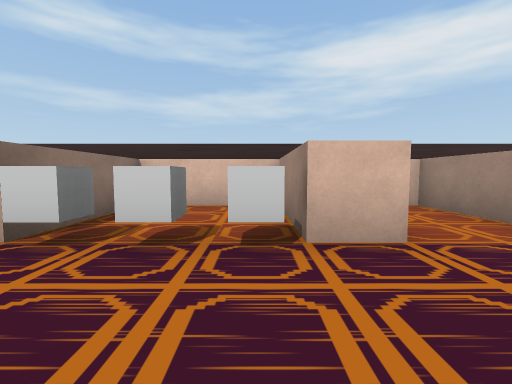
[1] (above)

22 first-person views from a walk through a scene from a Unity 3-D project. The camera is 0.68 m above the floor, tilts 4° down and sees 90° across. The floor is counted in squares, 1 m on a side. Each view is taken from the middle of a square. On the plan, view 1 faces up. The plan holds only what a view shows up to about 9 squares ahead; the rest is blank. The place goes on beyond the plan. The player is left out. Some surface patterns are stand-ins.

[2]
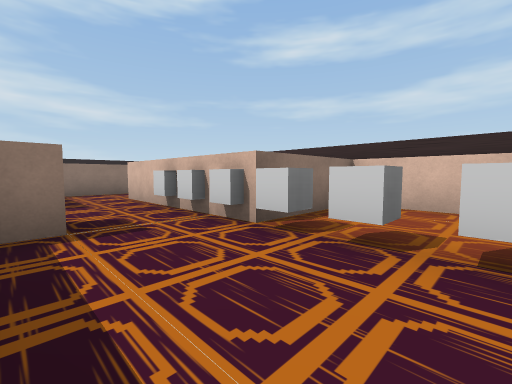

[3]
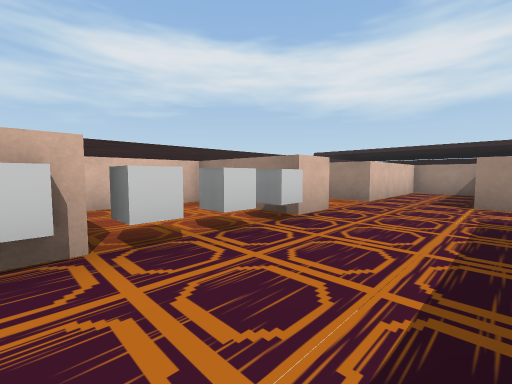

[4]
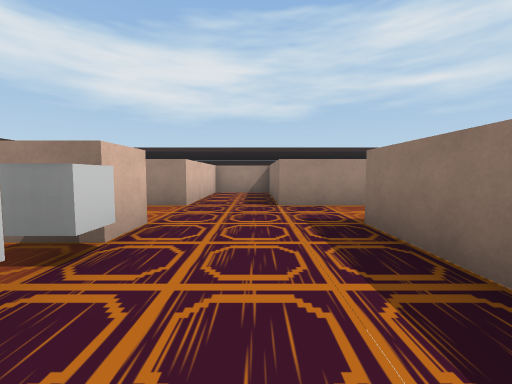

[5]
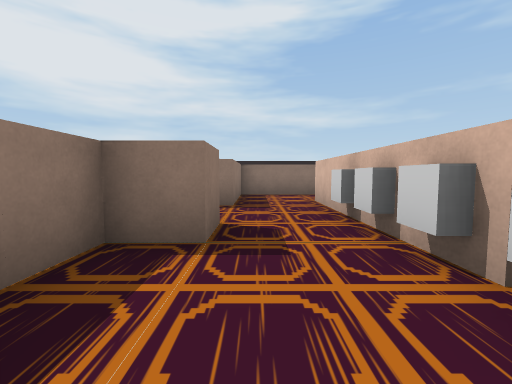

[6]
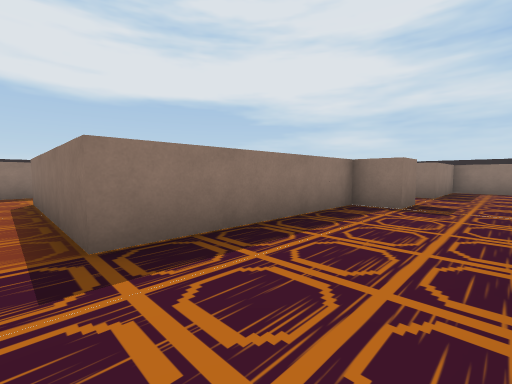

[7]
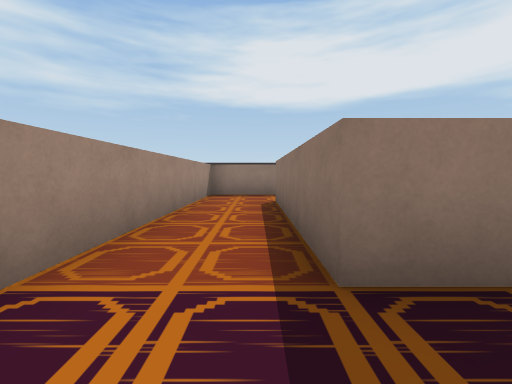

[8]
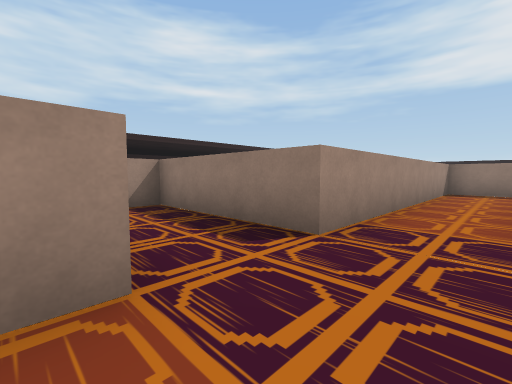

[9]
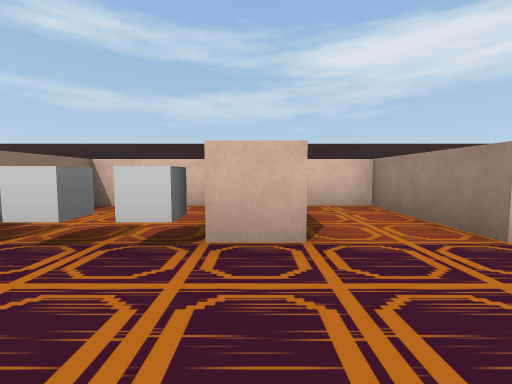

[10]
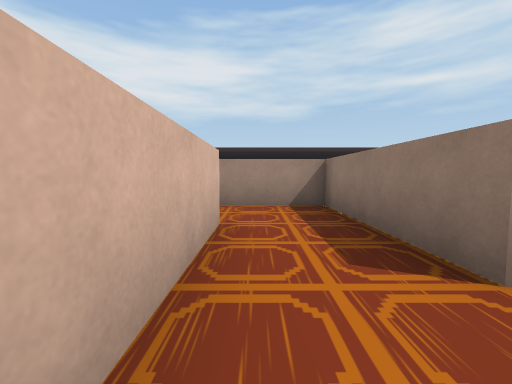

[11]
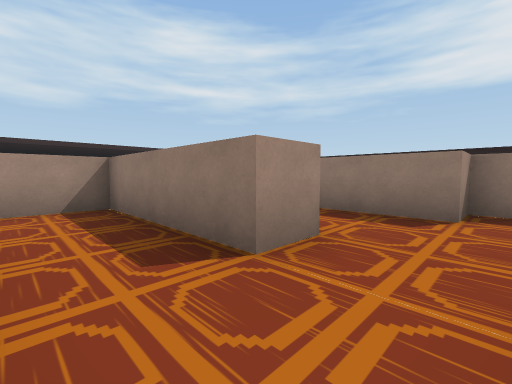

[12]
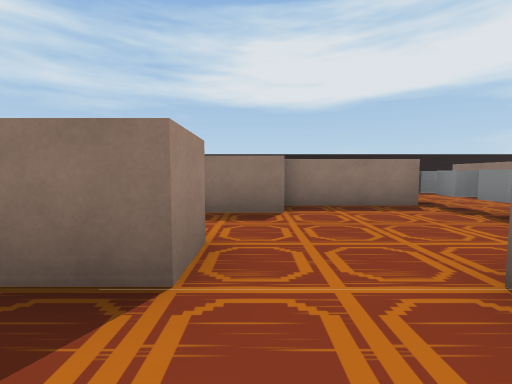

[13]
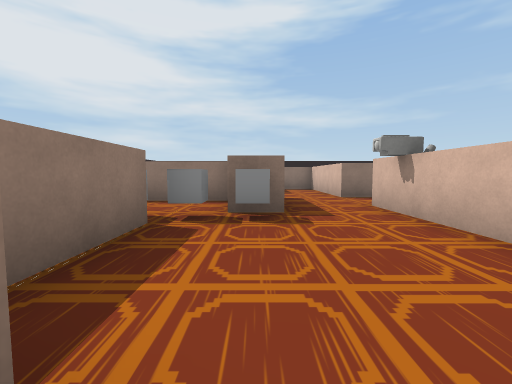

[14]
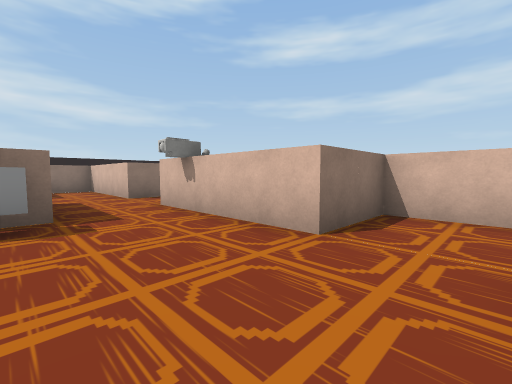

[15]
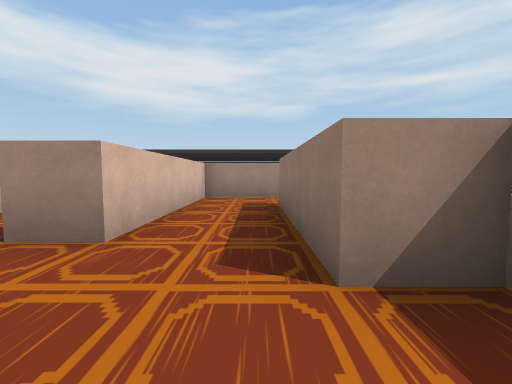

[16]
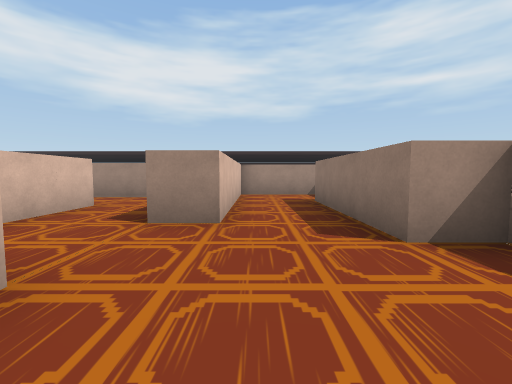

[17]
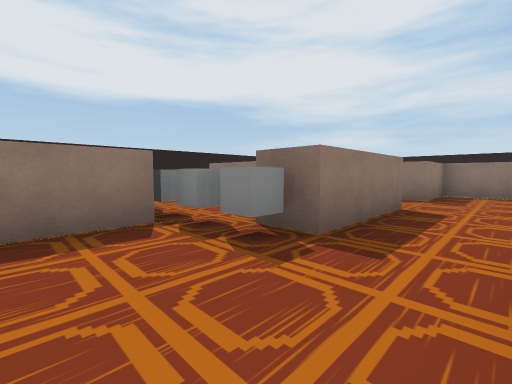

[18]
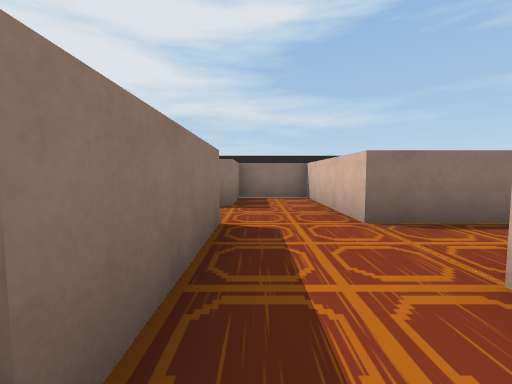

[19]
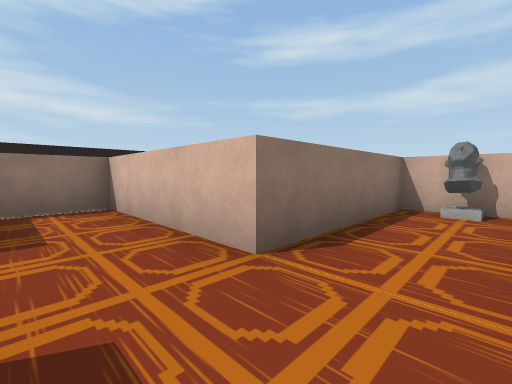

[20]
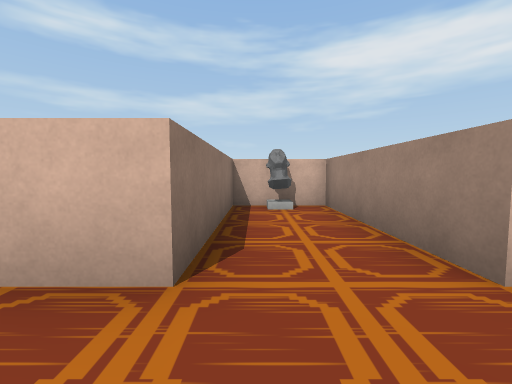

[21]
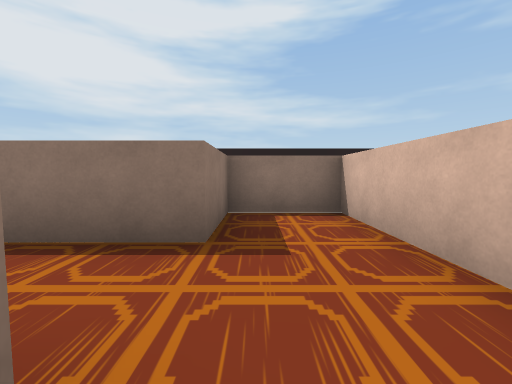

[22]
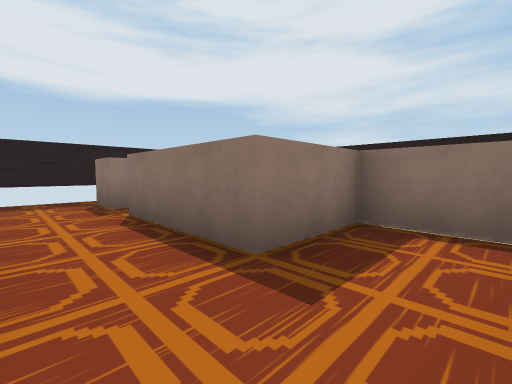

### Floor plan
Points are (right, up) in squares from view 1. A wall is a line through its corners. A room is listed if a view was taken in it or the views show most of it. See-through windows are left out.
Room 1 (views 1, 2, 3, 4, 5, 6, 7, 8, 9)
walls: (1.6, 2.5) (0.5, 2.5) (0.5, 5.5) (-2.5, 5.5) (-2.5, 2.5) (-6.5, 2.5); (-4.5, 0.5) (-3.5, 0.5) (-3.5, -0.5) (1.5, -0.5) (1.5, -5.5) (-0.5, -5.5); (-6.5, 0.5) (-6.5, 0); (-0.5, -7.5) (3.5, -7.5) (3.5, 0.5) (7.5, 0.5) (7.5, 2.2); (7.4, 2.5) (3.5, 2.5) (3.5, 5.5) (2, 5.5)
objects: box (-5, 2); box (-4, 2); box (-3, 2); box (-2, 2) to (-2, 3); box (-1, 2) to (-1, 3); box (0, 2) to (0, 3)
Room 2 (views 10, 11, 12, 13, 14, 15, 16, 17, 18)
walls: (-0.5, -5.5) (-2.5, -5.5) (-2.5, -7.5) (-4.5, -7.5); (-4.5, -11.5) (-1.5, -11.5) (-1.5, -10.5) (2.5, -10.5); (-5.5, -9.5) (-5.5, -10.5); (4.5, -11) (4.5, -8.5) (-0.5, -8.5) (-0.5, -7.5)
objects: box (-5, -11); box (-5, -10)
Room 3 (views 19, 20, 21, 22)
walls: (-8.6, -9.5) (-5.5, -9.5); (-10.5, -13.4) (-10.5, -14.5); (-5.4, -7.5) (-6.5, -7.5) (-6.5, -3.5) (-8.5, -3.5) (-8.5, -7.5) (-12.5, -7.5) (-12.5, -9.5) (-10.5, -9.5) (-10.5, -12.5); (-10.8, -15.4) (-7.6, -15.4)
objects: other object (-8, -4)

Where each view was taken, in squares from view 1:
view 1: 0 up, 0 right, facing up
view 2: 0 up, 0 right, facing up-left
view 3: 0 up, 3 left, facing up-right
view 4: 1 up, 2 left, facing right
view 5: 1 up, 1 left, facing left
view 6: 2 up, 2 right, facing down-left
view 7: 1 up, 2 right, facing down
view 8: 3 up, 2 right, facing down-right
view 9: 0 up, 1 right, facing up
view 10: 6 down, 2 left, facing right
view 11: 6 down, 2 left, facing down-right
view 12: 6 down, 1 left, facing down
view 13: 10 down, 1 left, facing left
view 14: 10 down, 1 left, facing up-left
view 15: 10 down, 3 left, facing right
view 16: 9 down, 4 left, facing right
view 17: 8 down, 3 left, facing down-left
view 18: 9 down, 5 left, facing left
view 19: 9 down, 7 left, facing up-left
view 20: 9 down, 8 left, facing up
view 21: 9 down, 8 left, facing left
view 22: 8 down, 9 left, facing down-left
